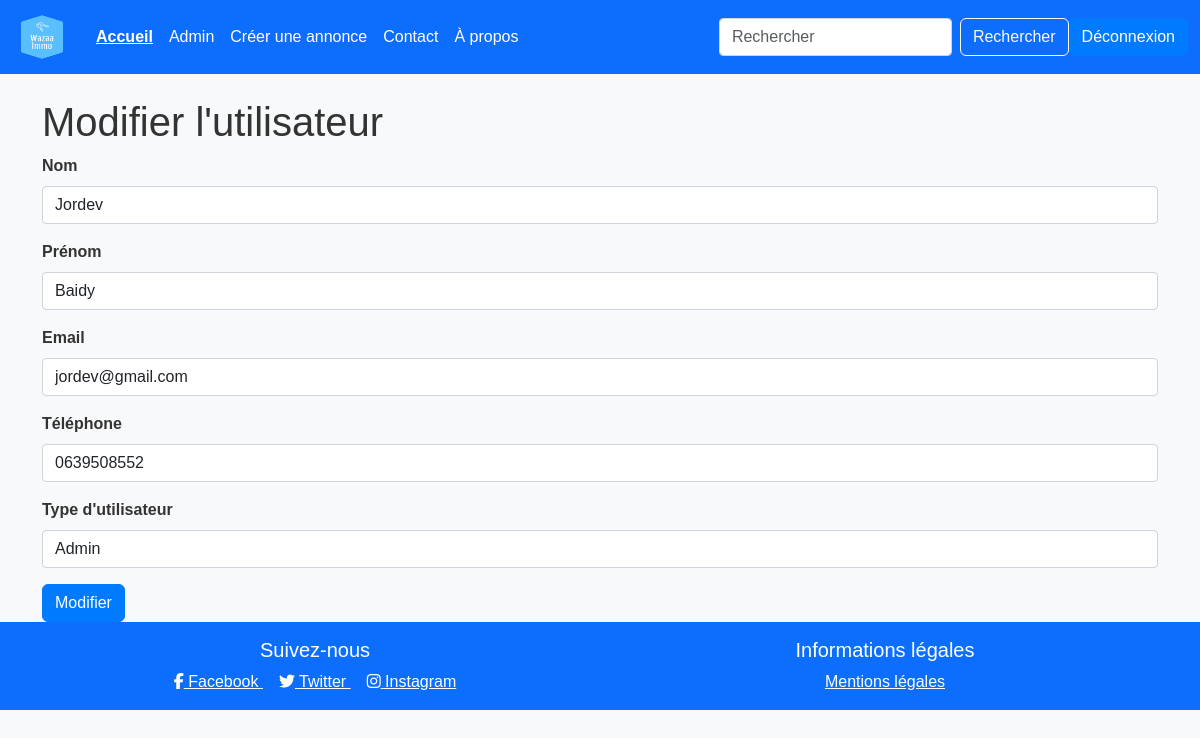
Screenshot of /modifier_utilisateur.php?id=1 (signed in) with the database file from the repository.
### tables this page shows
CREATE TABLE `waz_utilisateurs` (
  `utilisateur_id` int(11) NOT NULL,
  `utilisateur_pseudo` varchar(50) NOT NULL,
  `utilisateur_nom` varchar(50) NOT NULL,
  `utilisateur_prenom` varchar(50) NOT NULL,
  `utilisateur_telephone` varchar(20) NOT NULL,
  `utilisateur_email` varchar(50) NOT NULL,
  `utilisateur_mdp` varchar(255) NOT NULL,
  `type_utilisateur_id` int(11) NOT NULL
);

### modifier_utilisateur.php (the view, shortened to what this page needs)
<?php include 'includes/header.php'; ?>
<?php
$utilisateur_id = intval($_GET['id']);
$stmt = $pdo->prepare("SELECT * FROM waz_utilisateurs WHERE utilisateur_id = :id");
$stmt->bindParam(':id', $utilisateur_id);
$stmt->execute();
$utilisateur = $stmt->fetch(PDO::FETCH_ASSOC);
?>
<main>
    <div class="container mt-4">
        <h1>Modifier l'utilisateur</h1>
        <form method="post">
            <div class="mb-3">
                <label for="nom" class="form-label">Nom</label>
                <input type="text" class="form-control" id="nom" name="nom" value="<?php echo htmlspecialchars($utilisateur['utilisateur_pseudo']); ?>" required>
            </div>
            <div class="mb-3">
                <label for="prenom" class="form-label">Prénom</label>
                <input type="text" class="form-control" id="prenom" name="prenom" value="<?php echo htmlspecialchars($utilisateur['utilisateur_prenom']); ?>" required>
            </div>
            <div class="mb-3">
                <label for="email" class="form-label">Email</label>
                <input type="email" class="form-control" id="email" name="email" value="<?php echo htmlspecialchars($utilisateur['utilisateur_email']); ?>" required>
            </div>
            <div class="mb-3">
                <label for="telephone" class="form-label">Téléphone</label>
                <input type="tel" class="form-control" id="telephone" name="telephone" value="<?php echo htmlspecialchars($utilisateur['utilisateur_telephone']); ?>" required>
            </div>
            <div class="mb-3">
                <label for="type_utilisateur_id" class="form-label">Type d'utilisateur</label>
                <select class="form-control" id="type_utilisateur_id" name="type_utilisateur_id" required>
                    <?php
                    $stmt = $pdo->prepare("SELECT * FROM waz_types_utilisateurs");
                    $stmt->execute();
                    $types_utilisateurs = $stmt->fetchAll(PDO::FETCH_ASSOC);
                    foreach ($types_utilisateurs as $type) {
                        $selected = $type['type_utilisateur_id'] == $utilisateur['type_utilisateur_id'] ? 'selected' : '';
                        echo '<option value="' . $type['type_utilisateur_id'] . '" ' . $selected . '>' . $type['type_utilisateur_libelle'] . '</option>';
                    }
                    ?>
                </select>
            </div>
            <button type="submit" class="btn btn-primary">Modifier</button>
        </form>
    </div>
</main>
<?php include 'includes/footer.php'; ?>

### style/style.css (style rules this page uses)
body { font-family: Arial, sans-serif; background-color: #f8f9fa; color: #333; margin: 0; padding: 0; }
.btn-primary { background-color: #007bff; border-color: #007bff; }
.form-label { font-weight: bold; }
.form-control { border-radius: 0.25rem; border: 1px solid #ced4da; }

### rows the page displays
waz_utilisateurs: nom "Jordev", prenom "Baidy", email "jordev@gmail.com", telephone "0639508552"

### other values shown
form field type_utilisateur_id "Admin"
